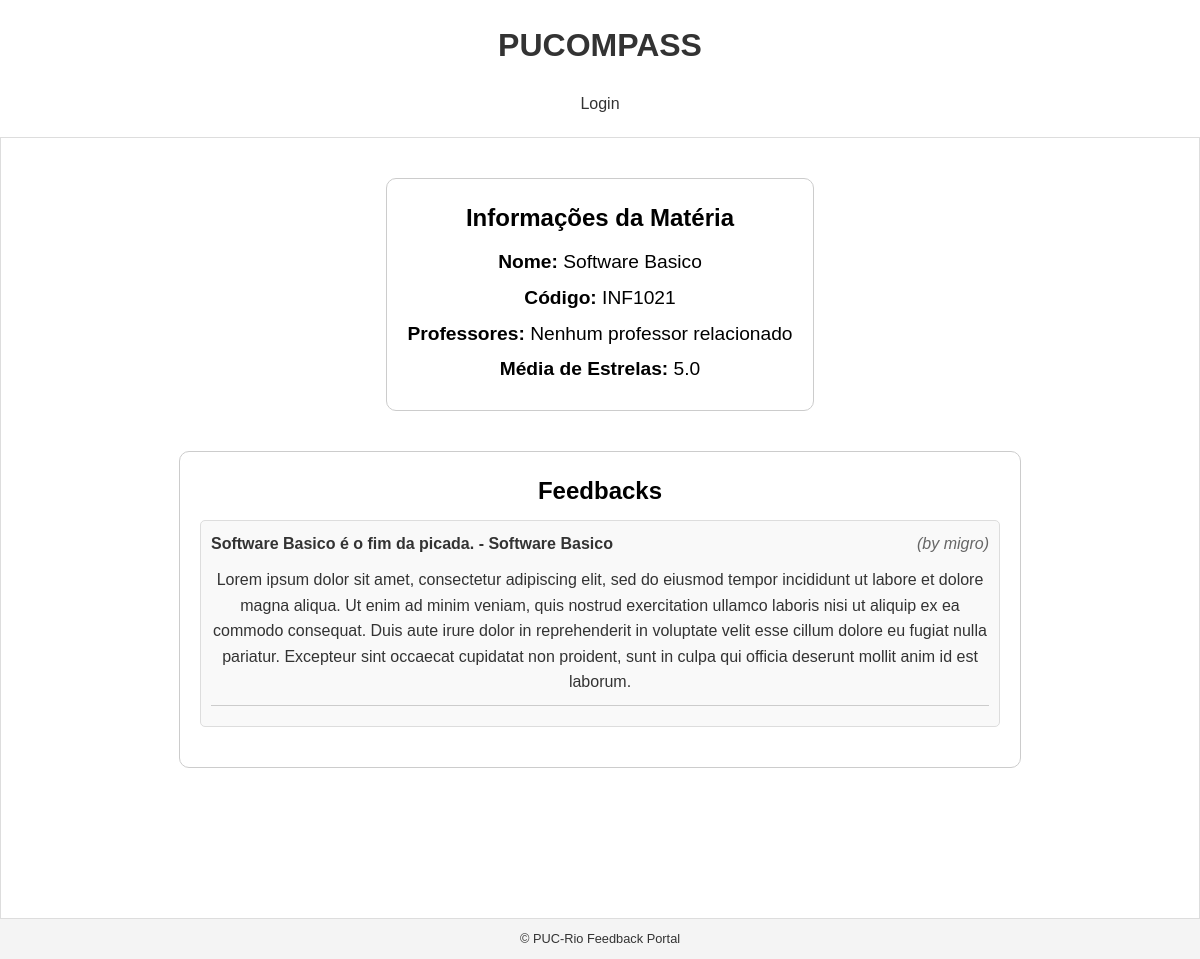
/subject/INF1021/, run on an earlier commit of the app's database.
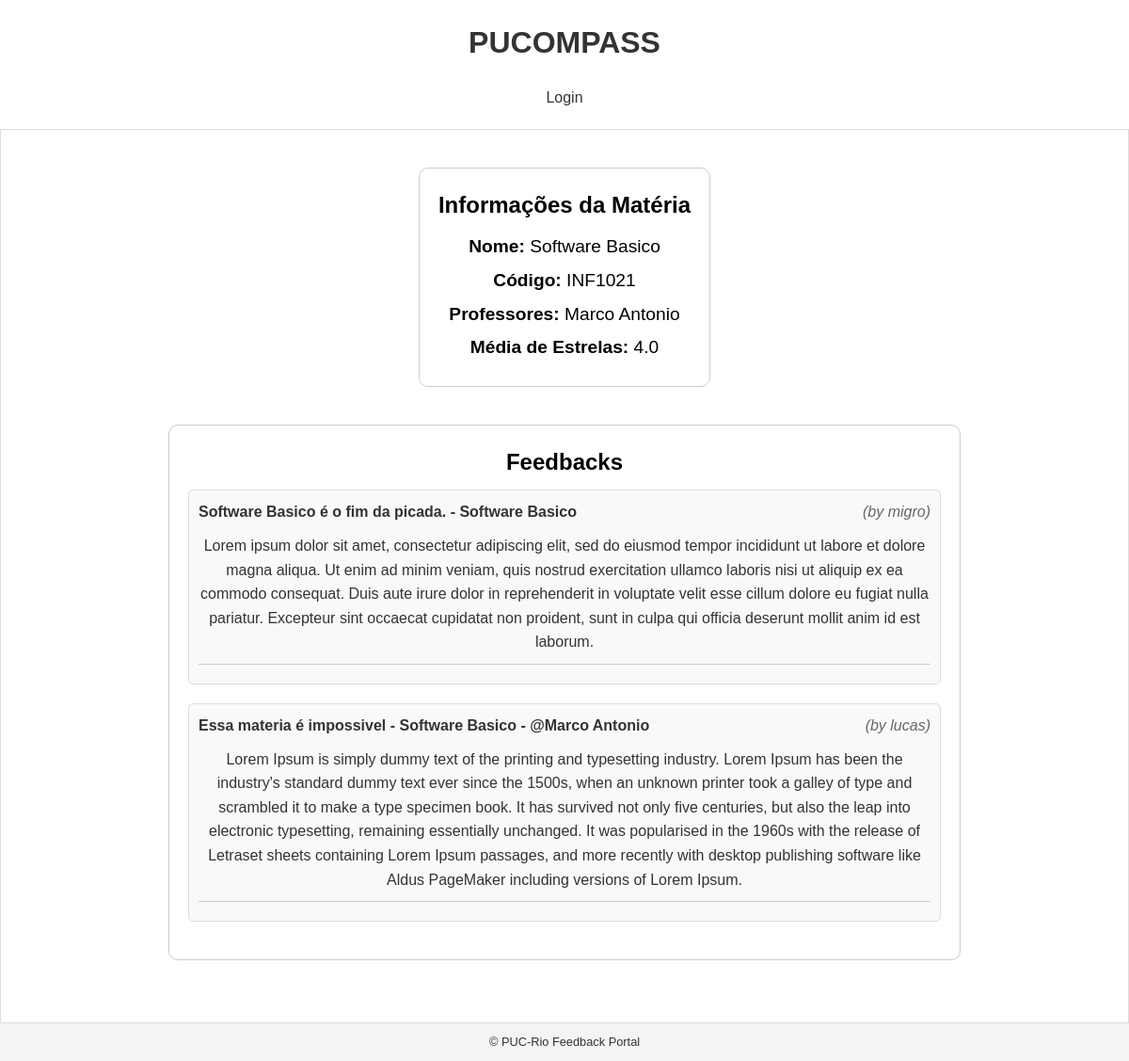
And on a later commit of the database.
### reviews/models/feedback.py (models this page shows, shortened)
class Feedback(models.Model):
    subject = models.ForeignKey(Subject, on_delete=models.CASCADE,
                                null=True, blank=True)
    title = models.CharField(max_length=40)
    body = models.TextField()
    author = models.ForeignKey(User, on_delete=models.SET_NULL, null=True)
    teachers = models.ForeignKey(Teacher, on_delete=models.SET_NULL,
                                 null=True, blank=True)
    participants = models.ManyToManyField(User, related_name='participants',
                                          blank=True)
    created = models.DateTimeField(auto_now_add=True)
    def validate_half_number(self):
        """
        Validator to check if the value is a whole number or a half number.

        Args:
            self (float): The value to validate.

        Raises:
            ValidationError: If the value is not a whole or half number.
        """
        if self * 2 % 1 != 0:
            raise ValidationError('Value must be a whole or half number.')
    stars = models.FloatField(
        validators=[MinValueValidator(1),
                    MaxValueValidator(5),
                    validate_half_number],
        default=None, null=True, blank=True)

### reviews/models/entities.py (models this page shows, shortened)
class Subject(models.Model):
    name_validator = RegexValidator(
        regex=r'^[A-Z]{3}\d{4}$',
        message="Subject code must be 3 uppercase \
        letters followed by 4 digits. E.g., 'INF1343'."
    )
    code = models.CharField(
        max_length=7,
        unique=True,
        validators=[name_validator],
        primary_key=True,
        default='XXX0000',
    )
    name = models.CharField(max_length=100)
    average_stars = models.FloatField(
        validators=[MinValueValidator(1), MaxValueValidator(5)],
        default=None,
        null=True,
        blank=True)
    def __str__(self):
        return str(self.name)

class Teacher(models.Model):
    name = models.CharField(max_length=100)
    email = models.EmailField(max_length=100, unique=True,
                              null=True, blank=True)
    average_stars = models.FloatField(
        validators=[MinValueValidator(1), MaxValueValidator(5)],
        default=None,
        null=True,
        blank=True)

### reviews/views.py (the view)
def subjectProfile(request, pk):
    subject = get_object_or_404(Subject, pk=pk)
    feedbacks = Feedback.objects.filter(subject=subject)
    average_stars = calculate_average_stars(feedbacks)
    related_teachers = list(set(
        feedback.teachers.name for feedback in feedbacks if feedback.teachers is not None
    ))
    if not related_teachers:
        related_teachers = ["Nenhum professor relacionado"]
    context = {
        'subject': subject,
        'feedbacks': feedbacks,
        'related_teachers': related_teachers,
        'average_stars': average_stars
    }
    return render(request, 'reviews/subject_profile.html', context)

### reviews/views.py (called while the page is built)
def calculate_average_stars(feedbacks):
    stars = [feedback.stars for feedback in feedbacks if feedback.stars is not None]
    if stars:
        return round(sum(stars) / len(stars), 2)
    return None

### reviews/templates/reviews/subject_profile.html (shortened to what this page needs)
{% extends 'base.html' %}
{% block content %}
<div class="subject-info">
    <h2>Informações da Matéria</h2>
    <p><strong>Nome:</strong> {{ subject.name }}</p>
    <p><strong>Código:</strong> {{ subject.code }}</p>
    <p><strong>Professores:</strong>
        {% if related_teachers %}
            {{ related_teachers|join:", " }}
        {% else %}
            Nenhum professor relacionado
        {% endif %}
    </p>
    <p><strong>Média de Estrelas:</strong> {{ average_stars|default:"Sem avaliações" }}</p>
</div>
<div class="subject-profile">
    <h2>Feedbacks</h2>
    <ul class="feedback-list">
        {% for feedback in feedbacks %}
            <li class="feedback-item">
                <div class="feedback-header">
                    <span class="feedback-subject">
                        {{ feedback.title }}
                        {% if feedback.subject %}- {{ feedback.subject }}{% endif %}
                        {% if feedback.subject and feedback.teachers %} - {% endif %}
                        {% if feedback.teachers %}@{{ feedback.teachers.name }}{% endif %}
                    </span>
                    <span class="feedback-author">(by {{ feedback.author }})</span>
                </div>
                <p class="feedback-body">{{ feedback.body }}</p>
                <hr class="feedback-divider"/>
            </li>
        {% endfor %}
    </ul>
</div>
{% endblock content %}

What changed in the data, as far as the page shows it:
now on this page (row unchanged): Teacher: name "Marco Antonio"
added Feedback: title "Essa materia é impossivel", subject "Software Basico", teachers.name "Marco Antonio", author "lucas", body "Lorem Ipsum is simply dummy text of the printing and typesetting industry. Lorem Ipsum has been the industry's standard dummy text ever since the 1500s, when an unknown printer took a galley of type and scrambled it to make a type specimen book. It has survived not only five centuries, but also the leap into electronic typesetting, remaining essentially unchanged. It was popularised in the 1960s with the release of Letraset sheets containing Lorem Ipsum passages, and more recently with desktop publishing software like Aldus PageMaker including versions of Lorem Ipsum."
Also different on the page:
{{ average_stars|default:"Sem avaliações" }}: "5.0" → "4.0"
{{ related_teachers|join:", " }}: "Nenhum professor relacionado" → (not shown)
